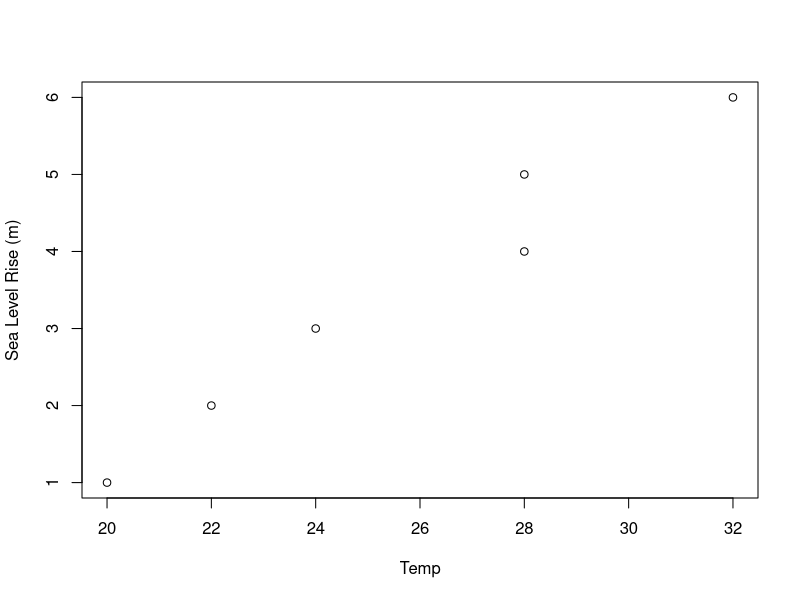

This figure's R source:
##climate change impacts!
#here is some data

impacts<- c(1,2,3,4,5,6)
temp<- c(20,22, 24,28, 28, 32)

real_data<-data.frame(impacts, temp)
colnames(real_data)<- c("sea_rise", "ave_temp")

View(real_data)

plot(real_data$ave_temp, real_data$sea_rise, ylab = "Sea Level Rise (m)", xlab="Temp")
